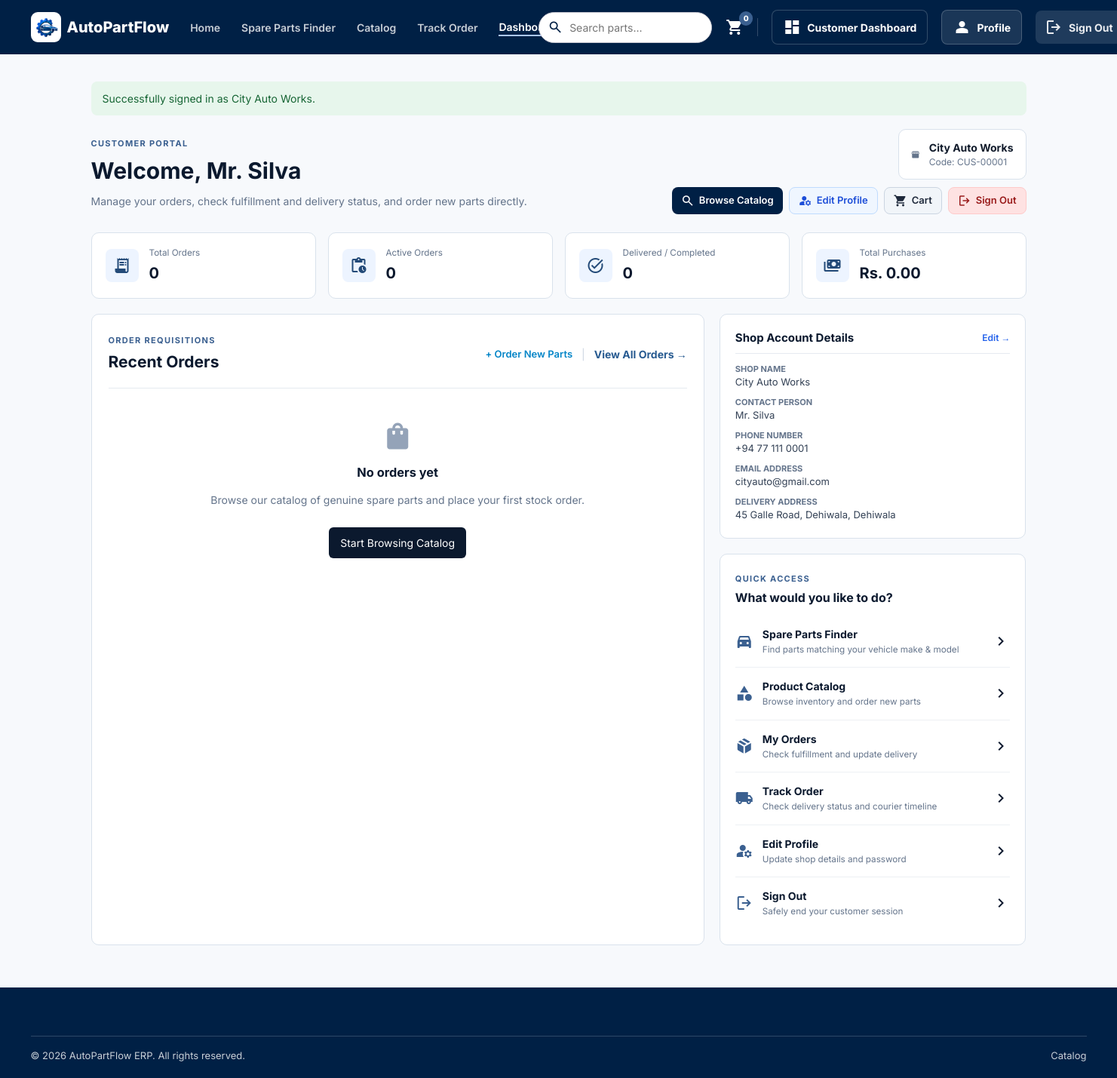
Screenshot of /customer/dashboard (signed in) with the database file from the repository.
### tables this page shows
CREATE TABLE shops (
    id                 INT UNSIGNED AUTO_INCREMENT PRIMARY KEY,
    customer_id        INT UNSIGNED NOT NULL UNIQUE,
    shop_name          VARCHAR(150) NOT NULL,
    registration_no    VARCHAR(50)  DEFAULT NULL,
    credit_limit       DECIMAL(14,2) NOT NULL DEFAULT 0.00,
    credit_balance     DECIMAL(14,2) NOT NULL DEFAULT 0.00 COMMENT 'Outstanding credit owed',
    payment_terms_days TINYINT UNSIGNED NOT NULL DEFAULT 30,
    assigned_rep_id    INT UNSIGNED DEFAULT NULL COMMENT 'Assigned sales representative',
    deleted_at         DATETIME     DEFAULT NULL,
    created_at         TIMESTAMP    DEFAULT CURRENT_TIMESTAMP,
    updated_at         TIMESTAMP    DEFAULT CURRENT_TIMESTAMP ON UPDATE CURRENT_TIMESTAMP,
    INDEX idx_shops_rep (assigned_rep_id),
    CONSTRAINT fk_shops_customer FOREIGN KEY (customer_id) REFERENCES customers(id),
    CONSTRAINT fk_shops_rep FOREIGN KEY (assigned_rep_id) REFERENCES employees(id) ON DELETE SET NULL
);

CREATE TABLE customers (
    id             INT UNSIGNED AUTO_INCREMENT PRIMARY KEY,
    customer_code  VARCHAR(20)  NOT NULL UNIQUE,
    customer_type  ENUM('shop','walking') NOT NULL DEFAULT 'shop',
    name           VARCHAR(150) NOT NULL,
    contact_person VARCHAR(150) DEFAULT NULL,
    phone          VARCHAR(20)  DEFAULT NULL,
    email          VARCHAR(150) DEFAULT NULL,
    address        TEXT         DEFAULT NULL,
    city           VARCHAR(100) DEFAULT NULL,
    notes          TEXT         DEFAULT NULL,
    is_active      TINYINT(1)   NOT NULL DEFAULT 1,
    deleted_at     DATETIME     DEFAULT NULL,
    created_at     TIMESTAMP    DEFAULT CURRENT_TIMESTAMP,
    updated_at     TIMESTAMP    DEFAULT CURRENT_TIMESTAMP ON UPDATE CURRENT_TIMESTAMP,
    INDEX idx_customers_type (customer_type),
    INDEX idx_customers_name (name)
);

### app/Views/customer/dashboard.php (the view, shortened to what the rows shown need)
<?php
$customer = $customer ?? [];
$stats = $stats ?? [];
$recentOrders = $recentOrders ?? ($orders ?? []);
$contactName = $customer['contact_person'] ?: ($customer['name'] ?: ($_SESSION['full_name'] ?? 'Customer'));
$shopName = $customer['shop_name'] ?: ($customer['name'] ?: 'Shop Customer');
?>
<section class="customer-dashboard">
    <div class="customer-dashboard__container">
        <?php if (!empty($flash)): ?>
            <div class="customer-flash customer-flash--<?= e($flash['type']) ?>"><?= e($flash['message']) ?></div>
        <?php endif; ?>
        <div class="customer-welcome">
            <div>
                <span class="customer-eyebrow">CUSTOMER PORTAL</span>
                <h1>Welcome, <?= e($contactName) ?></h1>
                <p>Manage your orders, check fulfillment and delivery status, and order new parts directly.</p>
            </div>
            <div style="display: flex; flex-direction: column; align-items: flex-end; gap: 10px;">
                <div class="customer-profile-chip">
                    <span class="material-symbols-outlined">storefront</span>
                    <div>
                        <strong><?= e($shopName) ?></strong>
                        <span>Code: <?= e($customer['customer_code'] ?? 'CUS-00001') ?></span>
                    </div>
                </div>
                <div style="display: flex; gap: 8px; flex-wrap: wrap;">
                    <a href="<?= url('catalog') ?>" style="display: inline-flex; align-items: center; gap: 6px; padding: 7px 12px; border-radius: 8px; background: #002045; color: #fff; text-decoration: none; font-size: 13px; font-weight: 600;">
                        <span class="material-symbols-outlined" style="font-size: 18px;">search</span>
                        Browse Catalog
                    </a>
                    <a href="<?= url('profile') ?>" style="display: inline-flex; align-items: center; gap: 6px; padding: 7px 12px; border-radius: 8px; background: #eff6ff; color: #1d4ed8; border: 1px solid #bfdbfe; text-decoration: none; font-size: 13px; font-weight: 600;">
                        <span class="material-symbols-outlined" style="font-size: 18px;">manage_accounts</span>
                        Edit Profile
                    </a>
                    <a href="<?= url('cart') ?>" style="display: inline-flex; align-items: center; gap: 6px; padding: 7px 12px; border-radius: 8px; background: #f1f5f9; color: #1e293b; border: 1px solid #cbd5e1; text-decoration: none; font-size: 13px; font-weight: 600;">
                        <span class="material-symbols-outlined" style="font-size: 18px;">shopping_cart</span>
                        Cart
                    </a>
                    <a href="<?= url('logout') ?>" style="display: inline-flex; align-items: center; gap: 6px; padding: 7px 12px; border-radius: 8px; background: #fee2e2; color: #991b1b; border: 1px solid #fecaca; text-decoration: none; font-size: 13px; font-weight: 600;" title="Sign out">
                        <span class="material-symbols-outlined" style="font-size: 18px;">logout</span>
                        Sign Out
                    </a>
                </div>
            </div>
        </div>
        <div class="customer-stats">
            <article>
                <span class="material-symbols-outlined">receipt_long</span>
                <div>
                    <small>Total Orders</small>
                    <strong><?= (int) ($stats['total_orders'] ?? count($recentOrders)) ?></strong>
                </div>
            </article>
            <article>
                <span class="material-symbols-outlined">pending_actions</span>
                <div>
                    <small>Active Orders</small>
                    <strong><?= (int) ($stats['active_orders'] ?? 0) ?></strong>
                </div>
            </article>
            <article>
                <span class="material-symbols-outlined">task_alt</span>
                <div>
                    <small>Delivered / Completed</small>
                    <strong><?= (int) ($stats['completed_orders'] ?? 0) ?></strong>
                </div>
            </article>
            <article>
                <span class="material-symbols-outlined">payments</span>
                <div>
                    <small>Total Purchases</small>
                    <strong>Rs. <?= number_format((float) ($stats['total_value'] ?? 0), 2) ?></strong>
                </div>
            </article>
        </div>
        <div class="customer-dashboard__grid">
            <section class="customer-panel">
                <div class="customer-panel__header">
                    <div>
                        <span class="customer-eyebrow">ORDER REQUISITIONS</span>
                        <h2>Recent Orders</h2>
                    </div>
                    <div style="display: flex; gap: 12px; align-items: center;">
                        <a href="<?= url('catalog') ?>" style="color: #0284c7; font-weight: 600; text-decoration: none; font-size: 13px;">+ Order New Parts</a>
                        <span style="color: #cbd5e1;">|</span>
                        <a href="<?= url('orders') ?>">View All Orders &rarr;</a>
                    </div>
                </div>
                <?php if (empty($recentOrders)): ?>
                    <div class="customer-empty">
                        <span class="material-symbols-outlined">shopping_bag</span>
                        <h3>No orders yet</h3>
                        <p>Browse our catalog of genuine spare parts and place your first stock order.</p>
                        <a class="customer-primary" href="<?= url('catalog') ?>">Start Browsing Catalog</a>
                    </div>
                <?php endif; ?>
            </section>
            <aside style="display: flex; flex-direction: column; gap: 20px;">
                <div class="customer-panel" style="padding: 20px;">
                    <div style="display: flex; justify-content: space-between; align-items: center; margin-bottom: 12px; padding-bottom: 8px; border-bottom: 1px solid #e5eaf0;">
                        <h3 style="margin: 0; font-size: 15px; font-weight: 700; color: #0b192e;">Shop Account Details</h3>
                        <a href="<?= url('profile') ?>" style="font-size: 12px; color: #2563eb; text-decoration: none; font-weight: 600;">Edit &rarr;</a>
                    </div>
                    <div style="display: flex; flex-direction: column; gap: 8px; font-size: 13px; color: #334155;">
                        <div><strong style="color: #64748b; font-size: 11px; text-transform: uppercase; display: block;">Shop Name</strong><?= e($shopName) ?></div>
                        <div><strong style="color: #64748b; font-size: 11px; text-transform: uppercase; display: block;">Contact Person</strong><?= e($contactName) ?></div>
                        <div><strong style="color: #64748b; font-size: 11px; text-transform: uppercase; display: block;">Phone Number</strong><?= e($customer['phone'] ?? 'Not set') ?></div>
                        <div><strong style="color: #64748b; font-size: 11px; text-transform: uppercase; display: block;">Email Address</strong><?= e($customer['email'] ?? 'Not set') ?></div>
                        <?php if (!empty($customer['address'])): ?>
                            <div><strong style="color: #64748b; font-size: 11px; text-transform: uppercase; display: block;">Delivery Address</strong><?= e($customer['address']) ?><?= !empty($customer['city']) ? ', ' . e($customer['city']) : '' ?></div>
                        <?php endif; ?>
                    </div>
                </div>
                <div class="customer-panel customer-quick-links" style="padding: 20px;">
                    <span class="customer-eyebrow">QUICK ACCESS</span>
                    <h2 style="font-size: 16px; margin: 4px 0 12px;">What would you like to do?</h2>
                    <a href="<?= url('finder') ?>">
                        <span class="material-symbols-outlined">directions_car</span>
                        <div><strong>Spare Parts Finder</strong><small>Find parts matching your vehicle make & model</small></div>
                        <span class="material-symbols-outlined">chevron_right</span>
                    </a>
                    <a href="<?= url('catalog') ?>">
                        <span class="material-symbols-outlined">category</span>
                        <div><strong>Product Catalog</strong><small>Browse inventory and order new parts</small></div>
                        <span class="material-symbols-outlined">chevron_right</span>
                    </a>
                    <a href="<?= url('orders') ?>">
                        <span class="material-symbols-outlined">package_2</span>
                        <div><strong>My Orders</strong><small>Check fulfillment and update delivery</small></div>
                        <span class="material-symbols-outlined">chevron_right</span>
                    </a>
                    <a href="<?= url('track-order') ?>">
                        <span class="material-symbols-outlined">local_shipping</span>
                        <div><strong>Track Order</strong><small>Check delivery status and courier timeline</small></div>
                        <span class="material-symbols-outlined">chevron_right</span>
                    </a>
                    <a href="<?= url('profile') ?>">
                        <span class="material-symbols-outlined">manage_accounts</span>
                        <div><strong>Edit Profile</strong><small>Update shop details and password</small></div>
                        <span class="material-symbols-outlined">chevron_right</span>
                    </a>
                    <a href="<?= url('logout') ?>">
                        <span class="material-symbols-outlined">logout</span>
                        <div><strong>Sign Out</strong><small>Safely end your customer session</small></div>
                        <span class="material-symbols-outlined">chevron_right</span>
                    </a>
                </div>
            </aside>
        </div>
    </div>
</section>

### app/Core/Router.php (shortened to what the rows shown need)
<?php
class Router
{
    private array $routes = [];
    private function addRoute(string $method, string $path, string $handler): void
    {
        $this->routes[] = [
            'method'  => $method,
            'path'    => $this->normalizePath($path),
            'handler' => $handler,
        ];
    }
    public function dispatch(string $uri, string $method): void
    {
        $uri = $this->normalizePath(parse_url($uri, PHP_URL_PATH) ?: '/');
        foreach ($this->routes as $route) {
            if ($route['method'] !== strtoupper($method)) {
                continue;
            }
            $params = $this->matchRoute($route['path'], $uri);
            if ($params !== false) {
                $this->callHandler($route['handler'], $params);
                return;
            }
        }
    }
    private function matchRoute(string $routePath, string $uri): array|false
    {
        $routeParts = explode('/', trim($routePath, '/'));
        $uriParts   = explode('/', trim($uri, '/'));
        if (count($routeParts) !== count($uriParts)) {
            return false;
        }
        $params = [];
        return $params;
    }
    private function callHandler(string $handler, array $params): void
    {
        [$controllerName, $method] = explode('@', $handler);
        $controller = new $controllerClass();
        call_user_func_array([$controller, $method], $params);
    }
    private function normalizePath(string $path): string
    {
        $path = '/' . trim($path, '/');
        return $path === '/' ? '/' : rtrim($path, '/');
    }
}

### rows the page displays
shops: customer.contact_person "Mr. Silva", shop_name "City Auto Works", customer.customer_code "CUS-00001", customer.phone "+94 77 111 0001", customer.email "cityauto@gmail.com", customer.address "45 Galle Road, Dehiwala", customer.city "Dehiwala"

### other values shown
$stats['total_orders'] "0"
$stats['active_orders'] "0"
$stats['completed_orders'] "0"
$stats['total_value'] "0.00"
